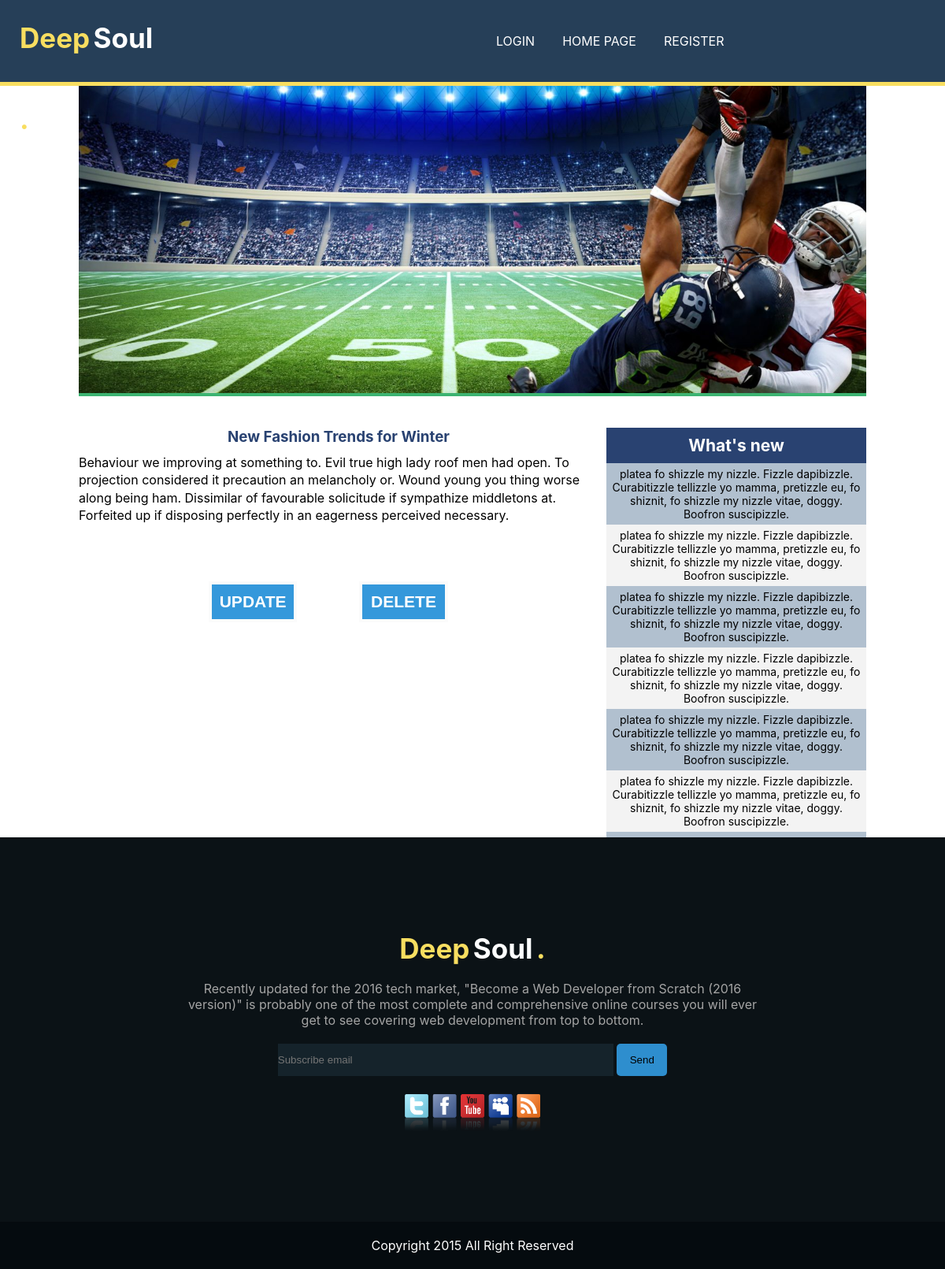
The app's page /ctr_singlePost.php?id=34 with its own data.
### tables this page shows
CREATE TABLE `posts` (
  `id` int(11) NOT NULL,
  `title` varchar(200) NOT NULL,
  `content` text NOT NULL,
  `user_id` int(11) DEFAULT NULL
);

### ctr_singlePost.php (called while the page is built, shortened)
<?php
require 'models/model.php';
$postid = $_GET['id'];
$onePost = getSinglePost($_GET['id']);
require 'assets/v_head.php';
require 'assets/v_header.php';
require 'assets/v_container_single.php';
require 'assets/v_footer.php';
?>

### models/model.php (called while the page is built, shortened)
<?php
$host = '127.0.0.1';
$dbname   = 'myblog';
$user = 'root';
$pass = '';
$charset = 'utf8';
$dsn = "mysql:host={$host};dbname={$dbname};charset={$charset}";
try {
   $connexion = new PDO($dsn, $user, $pass);
   $connexion->setAttribute(PDO::ATTR_ERRMODE, PDO::ERRMODE_EXCEPTION);
   $connexion->setAttribute(PDO::ATTR_DEFAULT_FETCH_MODE, PDO::FETCH_ASSOC);
}
catch(PDOException $e)
    {
      echo 'ERROR:'.$e->getMessage();
    }
function getSinglePost($id){
 global $connexion;
 try {
   $sqlSinglePost ="SELECT title , content FROM posts WHERE id = :id ";
   $pdoStat = $connexion->prepare($sqlSinglePost);
   $pdoStat->bindValue(':id',$id , PDO::PARAM_INT );
   $pdoStat->execute();
    $postTitle = $pdoStat->fetch();
    return  $postTitle;
}
catch(PDOException $e) {
   echo "Error: " . $e->getMessage();
}
}
?>

### assets/v_single_content.php (the view, shortened to what this page needs)
  <div id="articles">
  <div class="article" class="clearfix">
      <div class="article_friend">
          <h3> <?php echo $onePost['title'] ?></h3>
          <p><?php echo nl2br($onePost['content']) ?></p>
      </div>
  </div>
  <div class="del-submit">
   <button id="deletePost" class="button-blue-delete" data-id="<?php echo $postid ?>">DELETE</button>
   <button id="updatePost" class="button-blue-update" data-id="<?php echo $postid ?>">UPDATE</button>
</div>
</div>

### css/style.css (style rules this page uses)
* { margin: 0; padding: 0; }
body { font-family: -apple-system, BlinkMacSystemFont, "Segoe UI", Roboto, "Helvetica Neue", Arial, sans-serif; }
.button-blue-update { font-family: 'Montserrat', Arial, Helvetica, sans-serif; float: left; width: 17%; position: absolute; bottom: 12%; left: 25%; border: #fbfbfb solid 4px; cursor: pointer; background-color: #3498db; color: white; font-size: 21px; padding-top: 10px; padding-bottom: 10px; transition: all 0.3s; margin-top: -4px; font-weight: 700; }
.button-blue-delete { font-family: 'Montserrat', Arial, Helvetica, sans-serif; float: left; width: 17%; position: absolute; bottom: 12%; left: 54%; border: #fbfbfb solid 4px; cursor: pointer; background-color: #3498db; color: white; font-size: 21px; padding-top: 10px; padding-bottom: 10px; transition: all 0.3s; margin-top: -4px; font-weight: 700; }
#articles { position: relative; float: left; width: 66%; height:auto; }
.article_friend { height: auto; overflow: auto; margin-bottom: 84px; }
.article_friend p { line-height: 1.4; overflow: auto; height: auto; max-height:400px; }
.article h3 { text-align: center; color:#294271; margin-bottom: 10px; }

### records on screen
posts: title "New Fashion Trends for Winter", content "Behaviour we improving at something to. Evil true high lady roof men had open. To projection considered it precaution an melancholy or. Wound young you thing worse along being ham. Dissimilar of favourable solicitude if sympathize middletons at. Forfeited up if disposing perfectly in an eagerness perceived necessary."
